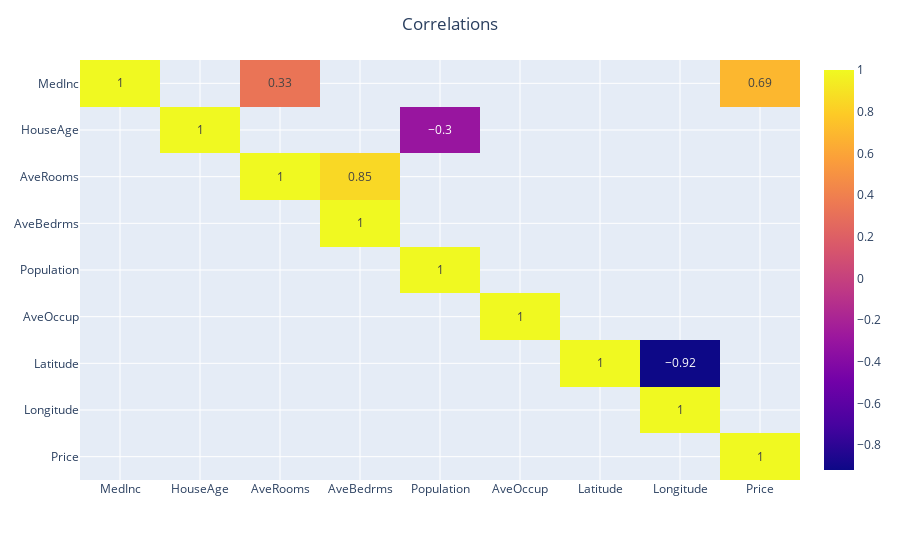

Source (notebook cell):
### Code cell
# calculate corr by threshold
theshold_corr = 0.2
_, df_corr_upper = calculate_correlations_triu(data)
df_corr_upper = filter_correlations_by_threshold(df_corr_upper, theshold_corr)
fig_corr = plot_heatmap(df = df_corr_upper)


fig_corr.show()

### Figure 1 — Plotly figure (JSON) as saved in the notebook; plotly's stock layout.template omitted (floating-point values rounded to 4 significant figures)
{"data": [{"coloraxis": "coloraxis", "hovertemplate": "x: %{x}<br>y: %{y}<br>color: %{z}<extra></extra>", "name": "0", "texttemplate": "%{z}", "type": "heatmap", "x": ["MedInc", "HouseAge", "AveRooms", "AveBedrms", "Population", "AveOccup", "Latitude", "Longitude", "Price"], "xaxis": "x", "y": ["MedInc", "HouseAge", "AveRooms", "AveBedrms", "Population", "AveOccup", "Latitude", "Longitude", "Price"], "yaxis": "y", "z": [[1, null, 0.33, null, null, null, null, null, 0.69], [null, 1, null, null, -0.3, null, null, null, null], [null, null, 1, 0.85, null, null, null, null, null], [null, null, null, 1, null, null, null, null, null], [null, null, null, null, 1, null, null, null, null], [null, null, null, null, null, 1, null, null, null], [null, null, null, null, null, null, 1, -0.92, null], [null, null, null, null, null, null, null, 1, null], [null, null, null, null, null, null, null, null, 1]]}], "layout": {"autosize": true, "coloraxis": {"colorscale": [[0, "#0d0887"], [0.1111, "#46039f"], [0.2222, "#7201a8"], [0.3333, "#9c179e"], [0.4444, "#bd3786"], [0.5556, "#d8576b"], [0.6667, "#ed7953"], [0.7778, "#fb9f3a"], [0.8889, "#fdca26"], [1, "#f0f921"]]}, "margin": {"t": 60}, "title": {"text": "Correlations", "x": 0.5}, "xaxis": {"anchor": "y", "autorange": true, "domain": [0, 1], "range": [-0.5, 8.5], "type": "category"}, "yaxis": {"anchor": "x", "autorange": true, "domain": [0, 1], "range": [8.5, -0.5], "type": "category"}}}
